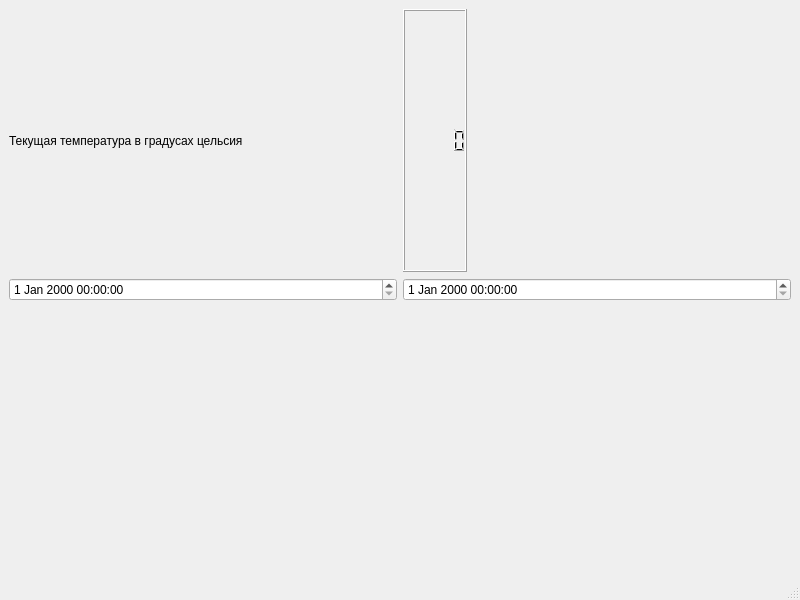
<?xml version="1.0" encoding="UTF-8"?>
<ui version="4.0">
 <class>MainWindow</class>
 <widget class="QMainWindow" name="MainWindow">
  <property name="geometry">
   <rect>
    <x>0</x>
    <y>0</y>
    <width>800</width>
    <height>600</height>
   </rect>
  </property>
  <property name="windowTitle">
   <string>MainWindow</string>
  </property>
  <widget class="QWidget" name="centralwidget">
   <layout class="QVBoxLayout" name="verticalLayout">
    <item>
     <layout class="QVBoxLayout" name="verticalLayout_2">
      <item>
       <layout class="QHBoxLayout" name="horizontalLayout_2">
        <item alignment="Qt::AlignLeft">
         <widget class="QLabel" name="label">
          <property name="text">
           <string>Текущая температура в градусах цельсия</string>
          </property>
         </widget>
        </item>
        <item alignment="Qt::AlignLeft">
         <widget class="QLCDNumber" name="currentTemp"/>
        </item>
       </layout>
      </item>
      <item>
       <layout class="QHBoxLayout" name="horizontalLayout">
        <item>
         <widget class="QDateTimeEdit" name="dailyStartDateTime"/>
        </item>
        <item>
         <widget class="QDateTimeEdit" name="dailyEndDateTime"/>
        </item>
       </layout>
      </item>
      <item>
       <widget class="QwtPlot" name="qwtPlot"/>
      </item>
     </layout>
    </item>
   </layout>
  </widget>
  <widget class="QMenuBar" name="menubar">
   <property name="geometry">
    <rect>
     <x>0</x>
     <y>0</y>
     <width>800</width>
     <height>22</height>
    </rect>
   </property>
  </widget>
  <widget class="QStatusBar" name="statusbar"/>
 </widget>
 <customwidgets>
  <customwidget>
   <class>QwtPlot</class>
   <extends>QFrame</extends>
   <header>qwt_plot.h</header>
  </customwidget>
 </customwidgets>
 <resources/>
 <connections/>
</ui>
